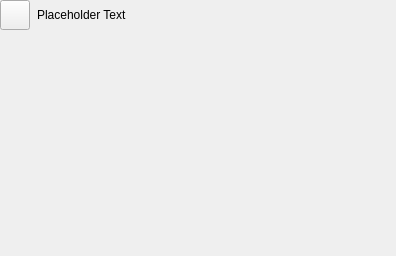
<?xml version="1.0" encoding="UTF-8"?>
<ui version="4.0">
 <class>AccordianBladeWidget</class>
 <widget class="QWidget" name="AccordianBladeWidget">
  <property name="geometry">
   <rect>
    <x>0</x>
    <y>0</y>
    <width>396</width>
    <height>256</height>
   </rect>
  </property>
  <property name="minimumSize">
   <size>
    <width>0</width>
    <height>0</height>
   </size>
  </property>
  <property name="windowTitle">
   <string>Form</string>
  </property>
  <layout class="QGridLayout" name="gridLayout">
   <property name="leftMargin">
    <number>0</number>
   </property>
   <property name="topMargin">
    <number>0</number>
   </property>
   <property name="rightMargin">
    <number>0</number>
   </property>
   <property name="bottomMargin">
    <number>0</number>
   </property>
   <property name="spacing">
    <number>7</number>
   </property>
   <item row="0" column="0">
    <widget class="QWidget" name="bg" native="true">
     <property name="minimumSize">
      <size>
       <width>0</width>
       <height>30</height>
      </size>
     </property>
     <property name="maximumSize">
      <size>
       <width>16777215</width>
       <height>30</height>
      </size>
     </property>
     <layout class="QHBoxLayout" name="horizontalLayout_3">
      <property name="spacing">
       <number>7</number>
      </property>
      <property name="leftMargin">
       <number>0</number>
      </property>
      <property name="topMargin">
       <number>0</number>
      </property>
      <property name="rightMargin">
       <number>0</number>
      </property>
      <property name="bottomMargin">
       <number>0</number>
      </property>
      <item>
       <widget class="QPushButton" name="toggle">
        <property name="minimumSize">
         <size>
          <width>30</width>
          <height>30</height>
         </size>
        </property>
        <property name="maximumSize">
         <size>
          <width>30</width>
          <height>16777215</height>
         </size>
        </property>
        <property name="text">
         <string/>
        </property>
        <property name="checkable">
         <bool>true</bool>
        </property>
       </widget>
      </item>
      <item>
       <widget class="QLabel" name="content_title">
        <property name="minimumSize">
         <size>
          <width>0</width>
          <height>30</height>
         </size>
        </property>
        <property name="text">
         <string>Placeholder Text</string>
        </property>
       </widget>
      </item>
     </layout>
    </widget>
   </item>
   <item row="1" column="0">
    <widget class="QWidget" name="contentpane" native="true">
     <property name="minimumSize">
      <size>
       <width>0</width>
       <height>0</height>
      </size>
     </property>
     <layout class="QVBoxLayout" name="verticalLayout">
      <property name="spacing">
       <number>6</number>
      </property>
      <property name="topMargin">
       <number>9</number>
      </property>
     </layout>
    </widget>
   </item>
  </layout>
 </widget>
 <resources/>
 <connections/>
</ui>
